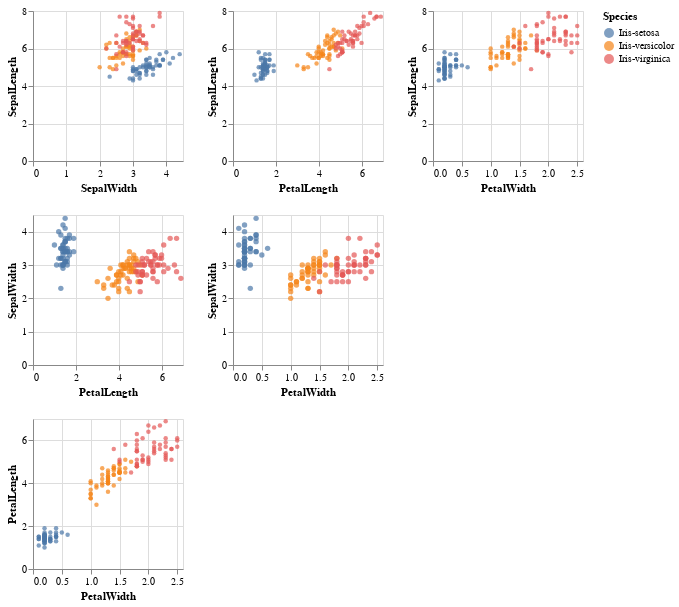

The notebook cell saved with this chart:
### Code cell
first = alt.Chart().mark_point(filled=True,size=20).encode(
    alt.X(alt.repeat('column'), type='quantitative'),
    alt.Y(alt.repeat('row'), type='quantitative'),
    color='Species:N',
).properties(
    width=150,
    height=150
).repeat(
    data = iris,
    row=['SepalLength'],
    column=['SepalWidth', 'PetalLength', 'PetalWidth']
)
#--------------------------------------------------------------------
second = alt.Chart().mark_point(filled=True,size=29).encode(
    alt.X(alt.repeat('column'), type='quantitative'),
    alt.Y(alt.repeat('row'), type='quantitative'),
    color='Species:N',
).properties(
    width=150,
    height=150
).repeat(
    data = iris,
    row=['SepalWidth'],
    column=['PetalLength', 'PetalWidth']
)
#--------------------------------------------------------------------
third = alt.Chart().mark_point(filled=True,size=20).encode(
    alt.X(alt.repeat('column'), type='quantitative'),
    alt.Y(alt.repeat('row'), type='quantitative'),
    color='Species:N',
).properties(
    width=150,
    height=150
).repeat(
    data = iris,
    row=['PetalLength'],
    column=['PetalWidth']
)
#--------------------------------------------------------------------
alt.vconcat(first,second,third)

### Figure 1 — Vega-Lite specification as saved in the notebook (floating-point values rounded to 4 significant figures; data arrays with more than 128 entries replaced by an {"elided": "..."} marker saying what was removed)
{"config": {"view": {"continuousWidth": 400, "continuousHeight": 300}}, "vconcat": [{"repeat": {"column": ["SepalWidth", "PetalLength", "PetalWidth"], "row": ["SepalLength"]}, "spec": {"mark": {"type": "point", "filled": true, "size": 20}, "encoding": {"color": {"type": "nominal", "field": "Species"}, "x": {"type": "quantitative", "field": {"repeat": "column"}}, "y": {"type": "quantitative", "field": {"repeat": "row"}}}, "height": 150, "width": 150}}, {"repeat": {"column": ["PetalLength", "PetalWidth"], "row": ["SepalWidth"]}, "spec": {"mark": {"type": "point", "filled": true, "size": 29}, "encoding": {"color": {"type": "nominal", "field": "Species"}, "x": {"type": "quantitative", "field": {"repeat": "column"}}, "y": {"type": "quantitative", "field": {"repeat": "row"}}}, "height": 150, "width": 150}}, {"repeat": {"column": ["PetalWidth"], "row": ["PetalLength"]}, "spec": {"mark": {"type": "point", "filled": true, "size": 20}, "encoding": {"color": {"type": "nominal", "field": "Species"}, "x": {"type": "quantitative", "field": {"repeat": "column"}}, "y": {"type": "quantitative", "field": {"repeat": "row"}}}, "height": 150, "width": 150}}], "data": {"name": "data-17573b73165b324fe49516a27bcc2ed5"}, "$schema": "https://vega.github.io/schema/vega-lite/v4.8.1.json", "datasets": {"data-17573b73165b324fe49516a27bcc2ed5": {"elided": "150 records"}}}
